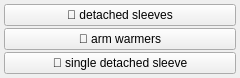
<?xml version="1.0" encoding="UTF-8"?>
<ui version="4.0">
 <class>clothes_detached_sleeves_menu</class>
 <widget class="QWidget" name="clothes_detached_sleeves_menu">
  <property name="geometry">
   <rect><x>0</x><y>0</y><width>240</width><height>60</height></rect>
  </property>
  <layout class="QGridLayout" name="grid">
   <property name="leftMargin"><number>4</number></property>
   <property name="topMargin"><number>4</number></property>
   <property name="rightMargin"><number>4</number></property>
   <property name="bottomMargin"><number>4</number></property>
   <property name="horizontalSpacing"><number>2</number></property>
   <property name="verticalSpacing"><number>2</number></property>
   <item row="0" column="0">
    <widget class="QPushButton" name="chk_detached_sleeves">
     <property name="checkable"><bool>true</bool></property>
     <property name="text"><string>🧤 detached sleeves</string></property>
     <property name="tags" stdset="0"><string>detached sleeves</string></property>
     <property name="group" stdset="0"><string>detached_sleeves</string></property>
    </widget>
   </item>
   <item row="1" column="0">
    <widget class="QPushButton" name="chk_arm_warmers">
     <property name="checkable"><bool>true</bool></property>
     <property name="text"><string>🧤 arm warmers</string></property>
     <property name="tags" stdset="0"><string>arm warmers</string></property>
     <property name="group" stdset="0"><string>detached_sleeves</string></property>
    </widget>
   </item>
   <item row="2" column="0">
    <widget class="QPushButton" name="chk_single_detached_sleeve">
     <property name="checkable"><bool>true</bool></property>
     <property name="text"><string>🧤 single detached sleeve</string></property>
     <property name="tags" stdset="0"><string>single detached sleeve</string></property>
     <property name="group" stdset="0"><string>detached_sleeves</string></property>
    </widget>
   </item>
  </layout>
 </widget>
 <resources/>
 <connections/>
</ui>
